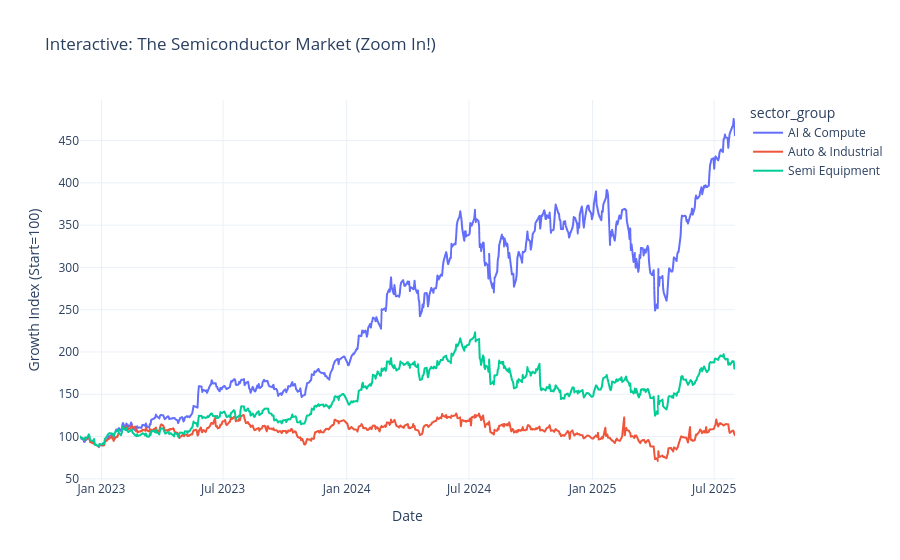

Notebook code cell kept with this figure:
### Code cell
# Interactive Visualization
if 'sector_daily' not in locals():
    BOOM_START = "2022-11-30"
    df_boom = df_clean[df_clean['date'] >= BOOM_START].copy()
    df_boom['normalized'] = df_boom.groupby('stock_name')['close'].transform(lambda x: (x / x.iloc[0]) * 100)
    sector_daily = df_boom.groupby(['date', 'sector_group'])['normalized'].mean().reset_index()

fig = px.line(sector_daily, x='date', y='normalized', color='sector_group',
              title='Interactive: The Semiconductor Market (Zoom In!)',
              labels={'normalized': 'Growth Index (Start=100)', 'date': 'Date'},
              template='plotly_white')

fig.update_layout(hovermode="x unified")
fig.show()

### Figure 1 — Plotly figure (JSON) as saved in the notebook; plotly's stock layout.template omitted (floating-point values rounded to 4 significant figures; data arrays with more than 128 entries replaced by an {"elided": "..."} marker saying what was removed)
{"data": [{"hovertemplate": "sector_group=AI & Compute<br>Date=%{x}<br>Growth Index (Start=100)=%{y}<extra></extra>", "legendgroup": "AI & Compute", "line": {"color": "#636efa", "dash": "solid"}, "marker": {"symbol": "circle"}, "mode": "lines", "name": "AI & Compute", "showlegend": true, "type": "scattergl", "x": {"elided": "669 str values"}, "xaxis": "x", "y": {"elided": "669 float values"}, "yaxis": "y"}, {"hovertemplate": "sector_group=Auto & Industrial<br>Date=%{x}<br>Growth Index (Start=100)=%{y}<extra></extra>", "legendgroup": "Auto & Industrial", "line": {"color": "#EF553B", "dash": "solid"}, "marker": {"symbol": "circle"}, "mode": "lines", "name": "Auto & Industrial", "showlegend": true, "type": "scattergl", "x": {"elided": "690 str values"}, "xaxis": "x", "y": {"elided": "690 float values"}, "yaxis": "y"}, {"hovertemplate": "sector_group=Semi Equipment<br>Date=%{x}<br>Growth Index (Start=100)=%{y}<extra></extra>", "legendgroup": "Semi Equipment", "line": {"color": "#00cc96", "dash": "solid"}, "marker": {"symbol": "circle"}, "mode": "lines", "name": "Semi Equipment", "showlegend": true, "type": "scattergl", "x": {"elided": "669 str values"}, "xaxis": "x", "y": {"elided": "669 float values"}, "yaxis": "y"}], "layout": {"hovermode": "x unified", "legend": {"title": {"text": "sector_group"}, "tracegroupgap": 0}, "title": {"text": "Interactive: The Semiconductor Market (Zoom In!)"}, "xaxis": {"anchor": "y", "domain": [0, 1], "title": {"text": "Date"}}, "yaxis": {"anchor": "x", "domain": [0, 1], "title": {"text": "Growth Index (Start=100)"}}}}
